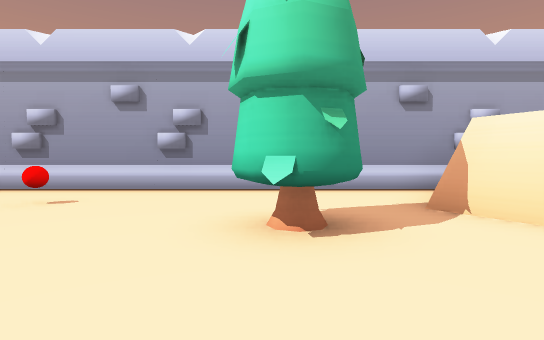
[1] (above)

20 first-person views from a walk through a Unity game level. The camera is 1.5 m above the floor, tilts 2° down and sees 80° across. The floor is counted in squares, 2.47 m on a side. Each view is taken from the middle of a square. On the plan, view 1 faces up. The plan holds only what a view shows up to about 9 squares ahead; the rest is blank. The player is left out.

[2]
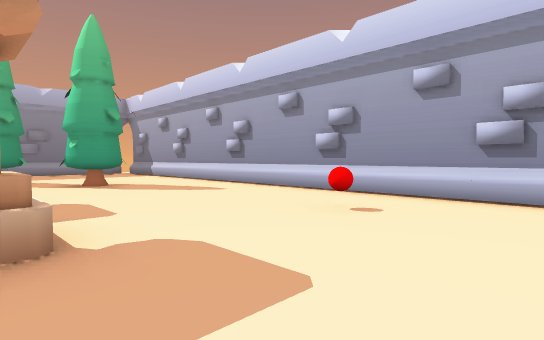

[3]
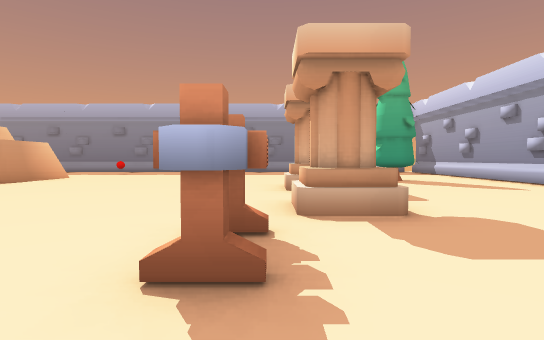

[4]
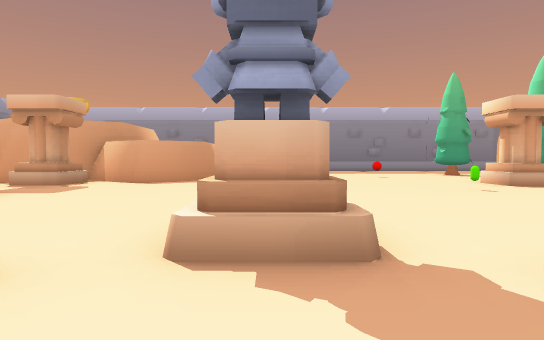

[5]
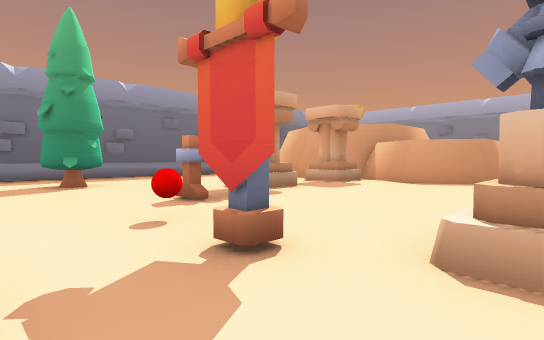

[6]
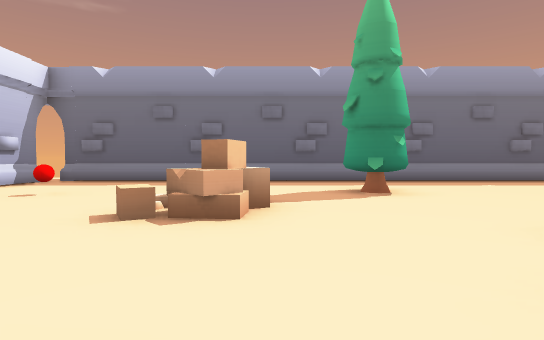

[7]
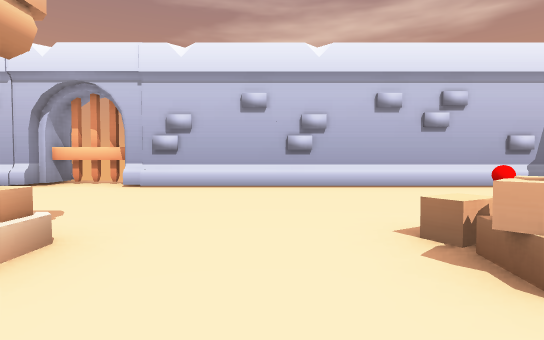

[8]
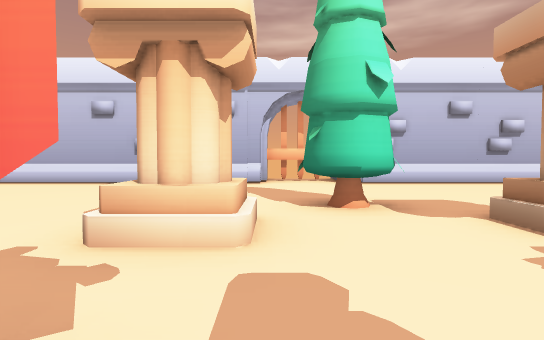

[9]
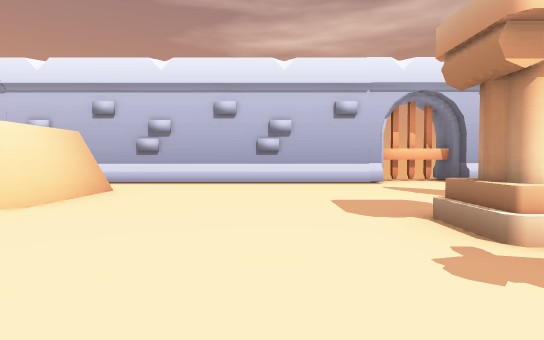

[10]
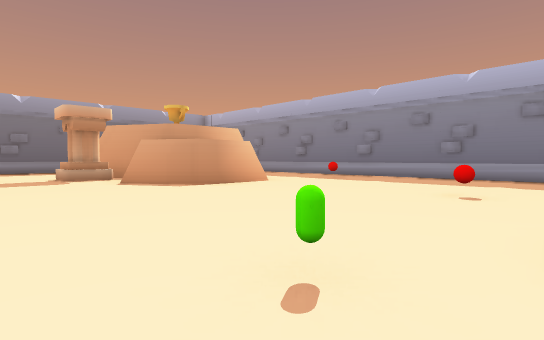

[11]
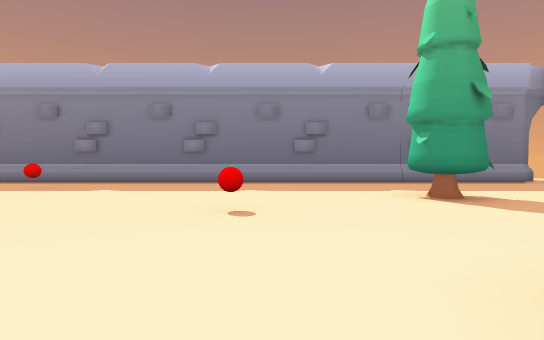

[12]
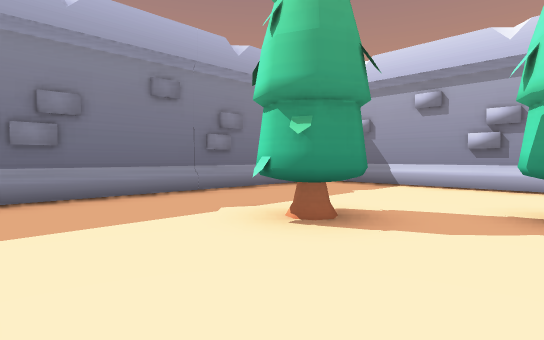

[13]
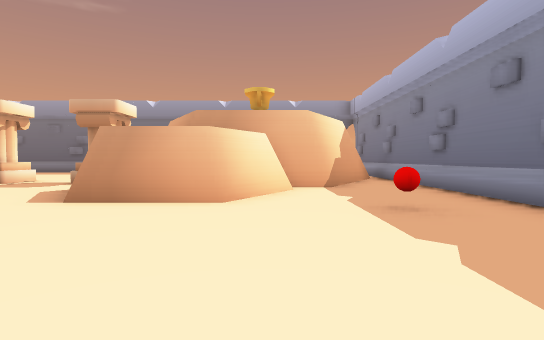

[14]
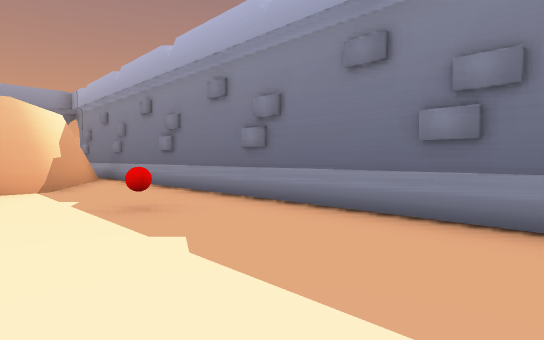

[15]
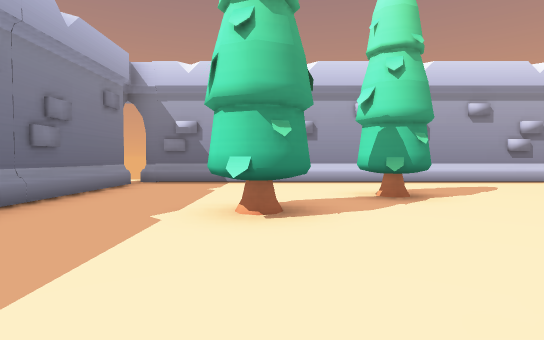

[16]
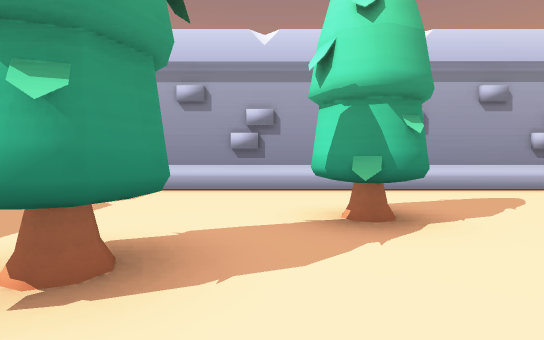

[17]
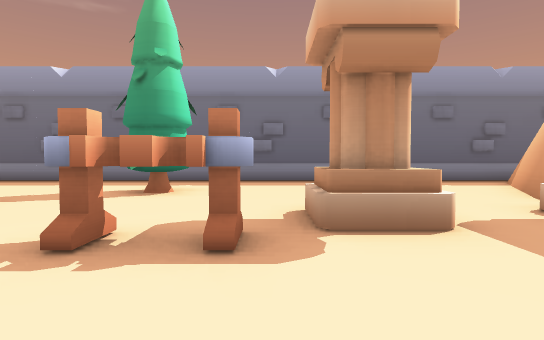

[18]
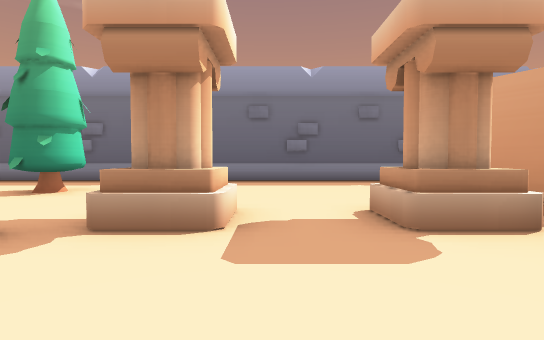

[19]
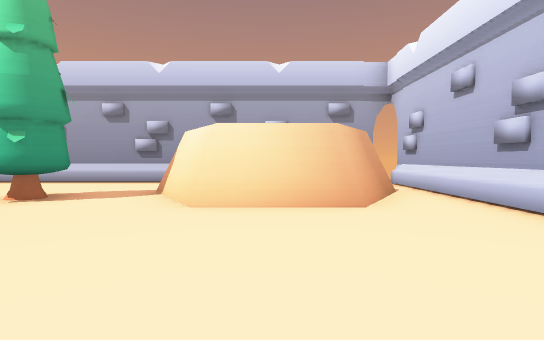

[20]
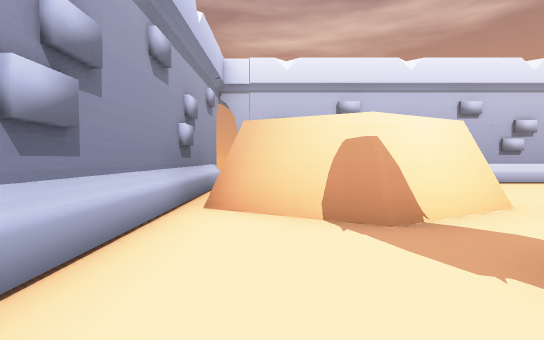

### Floor plan
Points are (right, up) in squares from view 1. A wall is a line through its corners. A room is listed if a view was taken in it or the views show most of it. See-through windows are left out.
Room 1 (views 1, 2, 3, 4, 5, 6, 7, 8, 9, 10, 11, 12, 13, 14, 15, 16, 17, 18, 19, 20)
walls: (-8.1, -10.6) (-7.2, -12) (-8.9, -14.9); (-11.3, -8.5) (-10.2, -6.6) (-8.2, -6.6) (-7.2, -8.3) (-8.1, -9.9); (-12.3, -9) (-11.2, -9); (-12.4, -9.1) (-11.1, -9.1); (-12.5, -9.8) (-12.1, -9.1); (8.2, -3.9) (7, -3.9) (7, 3.9); (2.4, 6.3) (-14.2, 6.3); (6.1, 4.1) (5, 2.1) (3.1, 2.1) (2.1, 3.9) (3.1, 5.7); (-13.8, -12) (-12.9, -10.5); (-9.8, -15.6) (6.6, -15.6); (-14.4, 5.9) (-14.4, -11.4); (7, -15.4) (7, -5.8) (8, -5.8)
low walls: (-13.9, -11.8) (-12.4, -9.1)
ways out: opening at (3, 6)
objects: red ball (-13, -6); tree (-11, 1) to (-11, 2); red ball (-10, -1); tree (-9, 3) to (-9, 4); column (-7, -11) to (-7, -10); column (-7, 1) to (-6, 1); green capsule (-5, -1); column (-4, -11) to (-4, -10); column (-4, 1); red ball (-3, 4); rack (-2, -9); statue (-2, -5) to (-1, -5); rack (-2, 0); tree (-1, -13); red ball (-1, -8); banner (0, -7); banner (0, -3); tree (0, 3); other object (1, -11) to (2, -11); column (2, -7); column (2, -3); tree (3, -5); red ball (5, -12); gate (8, -5)

Positions as (right, up) in squares from view 1, and headings:
1: (0, 0), facing up
2: (-1, 1), facing up-left
3: (0, 0), facing left
4: (1, -5), facing left
5: (1, -5), facing down-left
6: (1, -7), facing down
7: (0, -9), facing right
8: (-1, -4), facing right
9: (-1, -1), facing right
10: (-4, 0), facing down-left
11: (-6, -1), facing left
12: (-9, -1), facing up-left
13: (-11, -2), facing down
14: (-11, -2), facing down-left
15: (-11, -2), facing up
16: (-10, 0), facing up
17: (-3, -7), facing down
18: (-5, -7), facing down
19: (4, -2), facing up
20: (-1, 5), facing right
